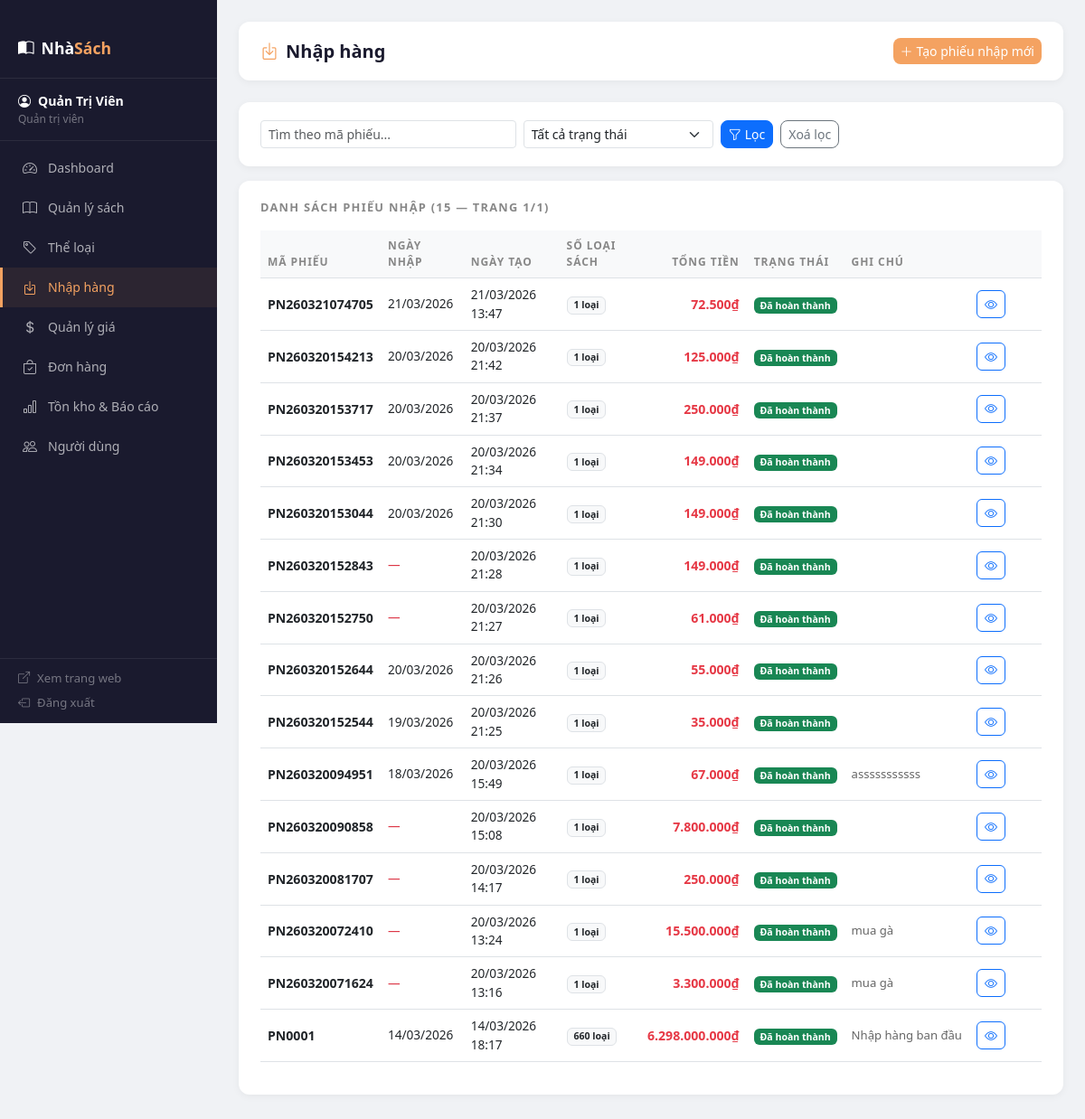
/admin/import.php (signed in), run on an earlier commit of the app's database.
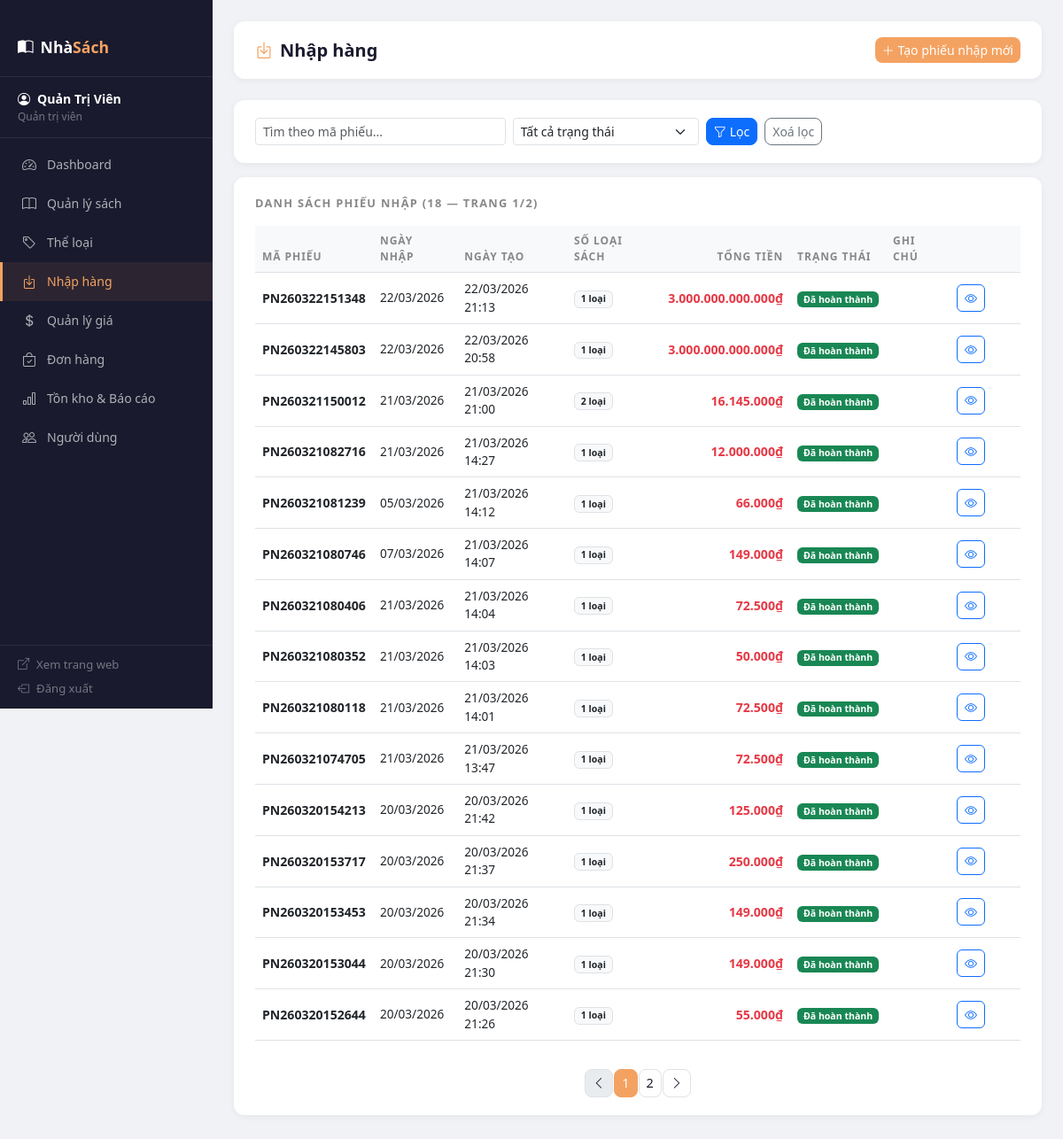
And on a later commit of the database.
### tables this page shows
CREATE TABLE `phieu_nhap` (
  `id` int(11) NOT NULL,
  `ma_phieu` varchar(20) NOT NULL,
  `ngay_nhap` date NOT NULL,
  `ghi_chu` text DEFAULT NULL,
  `trang_thai` enum('draft','done') NOT NULL DEFAULT 'draft',
  `nguoi_tao` int(11) DEFAULT NULL,
  `ngay_tao` datetime DEFAULT current_timestamp()
);

### admin/import.php (the view, shortened to what the changed rows need)
<?php
require_once 'includes/admin_header.php';
$per_page      = 15;
$trang_hien    = max(1, (int)($_GET['trang'] ?? 1));
$where  = ["1=1"];
$params = [];
$where_sql = implode(' AND ', $where);
$count_stmt = $pdo->prepare("SELECT COUNT(*) FROM phieu_nhap pn WHERE $where_sql");
$count_stmt->execute($params);
$total      = (int)$count_stmt->fetchColumn();
$total_page = max(1, ceil($total / $per_page));
$trang_hien = min($trang_hien, $total_page);
$offset     = ($trang_hien - 1) * $per_page;
$phieus = $pdo->prepare("
    SELECT pn.*,
           (SELECT COUNT(*) FROM chi_tiet_nhap WHERE phieu_nhap_id = pn.id) AS so_dong,
           (SELECT COALESCE(SUM(so_luong * don_gia),0) FROM chi_tiet_nhap WHERE phieu_nhap_id = pn.id) AS tong_tien
    FROM phieu_nhap pn
    WHERE $where_sql
    ORDER BY pn.ngay_tao DESC
    LIMIT $per_page OFFSET $offset
");
$phieus->execute($params);
$phieus = $phieus->fetchAll();
?>
<div class="admin-card">
  <div class="card-title">Danh sách phiếu nhập (<?= $total ?> — trang <?= $trang_hien ?>/<?= $total_page ?>)</div>
  <?php if (empty($phieus)): ?>
    <p class="text-muted text-center py-4">Chưa có phiếu nhập nào.</p>
  <?php else: ?>
    <div class="table-responsive">
      <table class="table admin-table table-hover">
        <thead>
          <tr>
            <th>Mã phiếu</th>
            <th>Ngày nhập</th>
            <th>Ngày tạo</th>
            <th>Số loại sách</th>
            <th class="text-end">Tổng tiền</th>
            <th>Trạng thái</th>
            <th>Ghi chú</th>
            <th style="width:80px;"></th>
          </tr>
        </thead>
        <tbody>
          <?php foreach ($phieus as $p): ?>
          <tr style="cursor:pointer;"
              onclick="window.location='/nhasach/admin/import_edit.php?id=<?= $p['id'] ?>'"
              onmouseover="this.style.background='#fff8f3'"
              onmouseout="this.style.background=''">
            <td><strong><?= htmlspecialchars($p['ma_phieu']) ?></strong></td>
            <td style="font-size:.85rem;">
              <?= ($p['ngay_nhap'] && $p['ngay_nhap'] !== '0000-00-00')
                  ? date('d/m/Y', strtotime($p['ngay_nhap']))
                  : '<span class="text-danger">—</span>' ?>
            </td>
            <td style="font-size:.85rem;"><?= date('d/m/Y H:i', strtotime($p['ngay_tao'])) ?></td>
            <td><span class="badge bg-light text-dark border"><?= $p['so_dong'] ?> loại</span></td>
            <td class="text-end" style="color:#e63946; font-weight:600;">
              <?= $p['tong_tien'] > 0 ? number_format($p['tong_tien'], 0, ',', '.') . '₫' : '—' ?>
            </td>
            <td>
              <?php if ($p['trang_thai'] === 'done'): ?>
                <span class="badge bg-success">Đã hoàn thành</span>
              <?php else: ?>
                <span class="badge bg-warning text-dark">Đang soạn</span>
              <?php endif; ?>
            </td>
            <td style="font-size:.82rem; color:#666; max-width:160px;" class="text-truncate">
              <?= htmlspecialchars($p['ghi_chu'] ?? '') ?>
            </td>
            <td onclick="event.stopPropagation()">
              <a href="/nhasach/admin/import_edit.php?id=<?= $p['id'] ?>"
                 class="btn btn-sm btn-outline-primary" style="border-radius:6px;"
                 title="<?= $p['trang_thai'] === 'draft' ? 'Sửa phiếu' : 'Xem phiếu' ?>">
                <i class="bi <?= $p['trang_thai'] === 'draft' ? 'bi-pencil' : 'bi-eye' ?>"></i>
              </a>
            </td>
          </tr>
          <?php endforeach; ?>
        </tbody>
      </table>
    </div>
    <?php if ($total_page > 1): ?>
    <nav class="d-flex justify-content-center mt-3">
      <ul class="pagination pagination-sm mb-0">
        <li class="page-item <?= $trang_hien <= 1 ? 'disabled' : '' ?>">
          <a class="page-link" href="?<?= http_build_query(array_merge($_GET, ['trang' => $trang_hien - 1])) ?>"><i class="bi bi-chevron-left"></i></a>
        </li>
        <?php for ($p = max(1, $trang_hien - 2); $p <= min($total_page, $trang_hien + 2); $p++): ?>
          <li class="page-item <?= $p === $trang_hien ? 'active' : '' ?>">
            <a class="page-link" href="?<?= http_build_query(array_merge($_GET, ['trang' => $p])) ?>"><?= $p ?></a>
          </li>
        <?php endfor; ?>
        <li class="page-item <?= $trang_hien >= $total_page ? 'disabled' : '' ?>">
          <a class="page-link" href="?<?= http_build_query(array_merge($_GET, ['trang' => $trang_hien + 1])) ?>"><i class="bi bi-chevron-right"></i></a>
        </li>
      </ul>
    </nav>
    <?php endif; ?>
  <?php endif; ?>
</div>
<?php
require_once 'includes/admin_footer.php';
?>

### admin/includes/admin_header.php (shortened to what the changed rows need)
<?php
$current_page = basename($_SERVER['PHP_SELF']);
$nav_items = [
    ['file' => 'index.php',     'icon' => 'bi-speedometer2',  'label' => 'Dashboard'],
    ['file' => 'products.php',  'icon' => 'bi-book',          'label' => 'Quản lý sách'],
    ['file' => 'categories.php','icon' => 'bi-tag',           'label' => 'Thể loại'],
    ['file' => 'import.php',    'icon' => 'bi-box-arrow-in-down','label' => 'Nhập hàng'],
    ['file' => 'prices.php',    'icon' => 'bi-currency-dollar','label' => 'Quản lý giá'],
    ['file' => 'orders.php',    'icon' => 'bi-bag-check',     'label' => 'Đơn hàng'],
    ['file' => 'inventory.php', 'icon' => 'bi-bar-chart',     'label' => 'Tồn kho & Báo cáo'],
    ['file' => 'users.php',     'icon' => 'bi-people',        'label' => 'Người dùng'],
];
?>
<!DOCTYPE html>
<html lang="vi">
<head>
  <link href="https://cdn.jsdelivr.net/npm/bootstrap@5.3.0/dist/css/bootstrap.min.css" rel="stylesheet">
  <link href="https://cdn.jsdelivr.net/npm/bootstrap-icons@1.10.5/font/bootstrap-icons.css" rel="stylesheet">
  <link href="/nhasach/assets/css/style.css" rel="stylesheet">
</head>
<body>
<div class="admin-sidebar">
  <nav class="sidebar-nav">
    <?php foreach ($nav_items as $item): ?>
      <a href="/nhasach/admin/<?= $item['file'] ?>"
         class="admin-nav-link <?= $current_page === $item['file'] ? 'active' : '' ?>">
        <i class="bi <?= $item['icon'] ?>"></i>
        <?= $item['label'] ?>
      </a>
    <?php endforeach; ?>
  </nav>
</div>
<div class="admin-content">

What changed in the data, as far as the page shows it:
removed phieu_nhap: ma_phieu "PN260320152843", ngay_tao "20/03/2026 21:28", so_dong "1", tong_tien "149.000", trang_thai "Đã hoàn thành"
removed phieu_nhap: ma_phieu "PN260320152750", ngay_tao "20/03/2026 21:27", so_dong "1", tong_tien "61.000", trang_thai "Đã hoàn thành"
no longer on this page (row unchanged): phieu_nhap: ma_phieu "PN260320152544", ngay_nhap "19/03/2026", ngay_tao "20/03/2026 21:25", so_dong "1", tong_tien "35.000", trang_thai "Đã hoàn thành"
no longer on this page (row unchanged): phieu_nhap: ma_phieu "PN260320094951", ngay_nhap "18/03/2026", ngay_tao "20/03/2026 15:49", so_dong "1", tong_tien "67.000", trang_thai "Đã hoàn thành", ghi_chu "asssssssssss"
removed phieu_nhap: ma_phieu "PN260320090858", ngay_tao "20/03/2026 15:08", so_dong "1", tong_tien "7.800.000", trang_thai "Đã hoàn thành"
removed phieu_nhap: ma_phieu "PN260320081707", ngay_tao "20/03/2026 14:17", so_dong "1", tong_tien "250.000", trang_thai "Đã hoàn thành"
removed phieu_nhap: ma_phieu "PN260320072410", ngay_tao "20/03/2026 13:24", so_dong "1", tong_tien "15.500.000", trang_thai "Đã hoàn thành", ghi_chu "mua gà"
removed phieu_nhap: ma_phieu "PN260320071624", ngay_tao "20/03/2026 13:16", so_dong "1", tong_tien "3.300.000", trang_thai "Đã hoàn thành", ghi_chu "mua gà"
no longer on this page (row unchanged): phieu_nhap: ma_phieu "PN0001", ngay_nhap "14/03/2026", ngay_tao "14/03/2026 18:17", so_dong "660", tong_tien "6.298.000.000", trang_thai "Đã hoàn thành", ghi_chu "Nhập hàng ban đầu"
added phieu_nhap: ma_phieu "PN260322151348", ngay_nhap "22/03/2026", ngay_tao "22/03/2026 21:13", so_dong "1", tong_tien "3.000.000.000.000", trang_thai "Đã hoàn thành"
added phieu_nhap: ma_phieu "PN260322145803", ngay_nhap "22/03/2026", ngay_tao "22/03/2026 20:58", so_dong "1", tong_tien "3.000.000.000.000", trang_thai "Đã hoàn thành"
added phieu_nhap: ma_phieu "PN260321150012", ngay_nhap "21/03/2026", ngay_tao "21/03/2026 21:00", so_dong "2", tong_tien "16.145.000", trang_thai "Đã hoàn thành"
added phieu_nhap: ma_phieu "PN260321082716", ngay_nhap "21/03/2026", ngay_tao "21/03/2026 14:27", so_dong "1", tong_tien "12.000.000", trang_thai "Đã hoàn thành"
added phieu_nhap: ma_phieu "PN260321081239", ngay_nhap "05/03/2026", ngay_tao "21/03/2026 14:12", so_dong "1", tong_tien "66.000", trang_thai "Đã hoàn thành"
added phieu_nhap: ma_phieu "PN260321080746", ngay_nhap "07/03/2026", ngay_tao "21/03/2026 14:07", so_dong "1", tong_tien "149.000", trang_thai "Đã hoàn thành"
added phieu_nhap: ma_phieu "PN260321080406", ngay_nhap "21/03/2026", ngay_tao "21/03/2026 14:04", so_dong "1", tong_tien "72.500", trang_thai "Đã hoàn thành"
added phieu_nhap: ma_phieu "PN260321080352", ngay_nhap "21/03/2026", ngay_tao "21/03/2026 14:03", so_dong "1", tong_tien "50.000", trang_thai "Đã hoàn thành"
added phieu_nhap: ma_phieu "PN260321080118", ngay_nhap "21/03/2026", ngay_tao "21/03/2026 14:01", so_dong "1", tong_tien "72.500", trang_thai "Đã hoàn thành"
Also different on the page:
$total: "15" → "18"
$total_page: "1" → "2"
new list line: "1"
new list line: "2"
